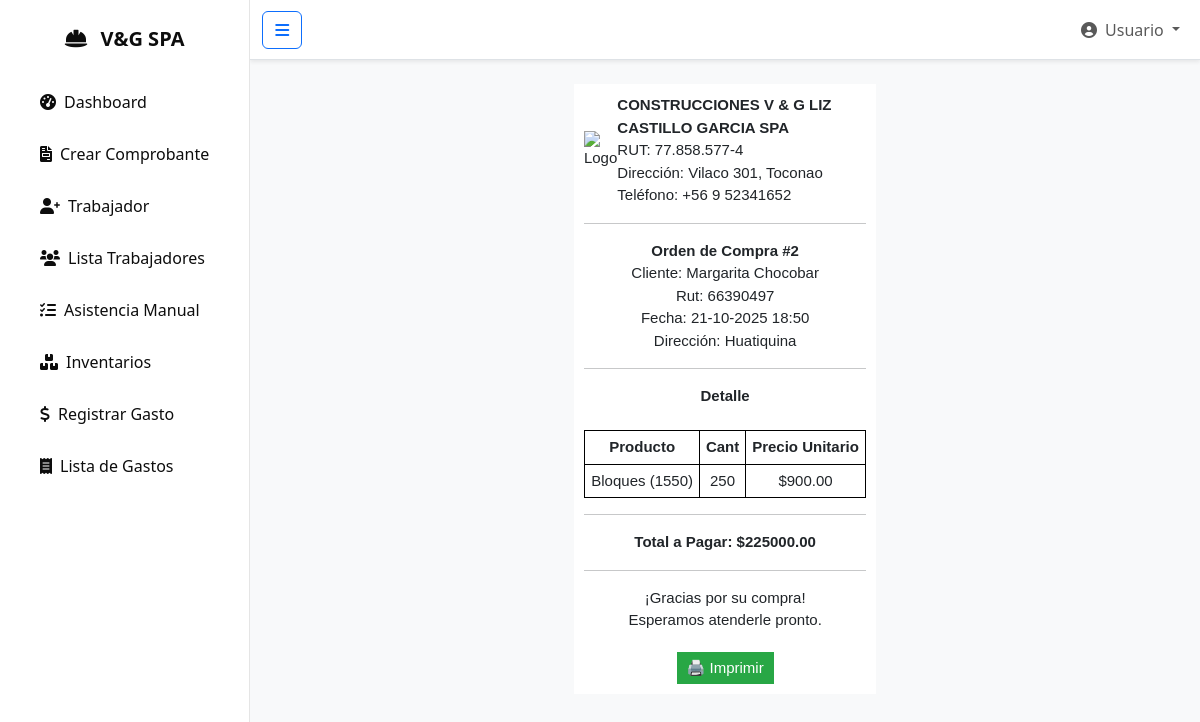
/orden/2/, run on the app's committed database.
### app/models.py (models this page shows, shortened)
class OrdenCompra(models.Model):
    numero_venta = models.CharField(max_length=10, unique=True)
    fecha = models.DateTimeField(auto_now_add=True)
    cliente = models.CharField(max_length=100)
    rut = models.CharField(max_length=12, unique=True, blank=True, null=True)
    direccion = models.TextField(blank=True, null=True)
    producto = models.ForeignKey(Producto, on_delete=models.CASCADE)
    cantidad = models.PositiveIntegerField()
    precio_unitario = models.DecimalField(max_digits=10, decimal_places=2)
    total = models.DecimalField(max_digits=10, decimal_places=2, editable=False)
    class Meta:
        verbose_name_plural = "Órdenes de Compra"

class Producto(models.Model):
    nombre = models.CharField(max_length=100, unique=True)
    stock = models.PositiveIntegerField(default=0)
    descripcion = models.TextField(blank=True, null=True)
    def __str__(self):
        return f"{self.nombre} ({self.stock})"
    class Meta:
        verbose_name_plural = "Productos"

### app/views.py (the view)
# urls.py: path('orden/<int:orden_id>/', detalle_orden, name='detalle_orden'),
def detalle_orden(request, orden_id):
    orden = get_object_or_404(OrdenCompra, pk=orden_id)
    return render(request, 'app/detalle_orden.html', {'orden': orden})

### app/templates/app/detalle_orden.html (shortened to what this page needs)
{% extends 'app/base.html' %}
{% load static %}
{% block contenido %}
<div class="ticket">
    <div class="logo-container">
        <div class="logo">
            <img src="{% static 'app/img/logo.png' %}" alt="Logo" class="logo-img">
        </div>
        <div class="empresa">
            <strong>CONSTRUCCIONES V & G LIZ CASTILLO GARCIA SPA</strong><br>
            RUT: 77.858.577-4<br>
            Dirección: Vilaco 301, Toconao<br>
            Teléfono: +56 9 52341652
        </div>
    </div>
    <hr>
    <div class="orden-info">
        <strong>Orden de Compra #{{ orden.id }}</strong><br>
        Cliente: {{ orden.cliente }}<br>
        Rut: {{ orden.rut }}<br>
        Fecha: {{ orden.fecha|date:"d-m-Y H:i" }}<br>
        Dirección: {{ orden.direccion }}
    </div>
    <hr>
    <strong>Detalle</strong><br>
    <br>
    <table class="productos">
        <thead>
            <tr>
                <th>Producto</th>
                <th>Cant</th>
                <th>Precio Unitario</th>
            </tr>
        </thead>
        <tbody>
            <tr>
                <td>{{ orden.producto }}</td>
                <td>{{ orden.cantidad }}</td>
                <td>${{ orden.precio_unitario }}</td>
            </tr>
        </tbody>
    </table>
    <hr>
    <div class="total">
        <strong>Total a Pagar: ${{ orden.total }}</strong>
    </div>
    <hr>
    <div class="gracias">
        ¡Gracias por su compra!<br>
        Esperamos atenderle pronto.
    </div>
    <button onclick="window.print()" class="print-btn">🖨️ Imprimir</button>
</div>
{% endblock %}

### app/static/app/css/style.css (style rules this page uses)
html, body { height: 100%; margin: 0; overflow: hidden; }
body { background-color: #f8f9fa; }

### app/templates/app/detalle_orden.html (style rules this page uses)
.ticket { width: 80mm; max-width: 100%; font-family: Arial, sans-serif; font-size: 15px; text-align: center; padding: 10px; margin: auto; background: white; }
.logo-container { display: flex; justify-content: space-between; align-items: center; margin-bottom: 10px; }
.logo-img { width: auto; height: 80px; }
.empresa { text-align: left; font-size: 15px; }
.empresa strong { font-size: 15px; }
.orden-info, .total, .gracias { margin-bottom: 10px; }
table { width: 100%; border-collapse: collapse; }
th, td { border: 1px solid black !important; padding: 5px; text-align: center; }
.print-btn { margin-top: 10px; background: #28a745; color: white; border: none; padding: 5px 10px; cursor: pointer; }

### data on the page
OrdenCompra: id "2", cliente "Margarita Chocobar", rut "66390497", fecha "21-10-2025 18:50", direccion "Huatiquina", producto "Bloques (1550)", cantidad "250", precio_unitario "900.00", total "225000.00"
